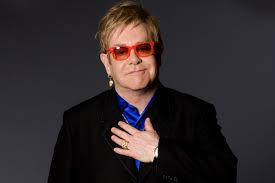
#> input picture download.jpg, 275 x 183 px
$ python disparity.py
#> lines starting #> are read from the running program, lines starting #| are printed output that depends on the picture
import numpy as np
import cv2

imgL = cv2.imread(r"download.jpg")
#> imgL is the input picture: shape (183, 275, 3); mean B, G, R 44.5, 42.2, 49.6
imgR = cv2.imread(r"download.jpg")
minDisparity = 16
numDisparities = 192 - minDisparity
blockSize = 5
uniquenessRatio = 1
speckleWindowSize = 3
speckleRange = 3
disp12MaxDiff = 200
P1 = 600
P2 = 2400

stereo = cv2.StereoSGBM_create(
    minDisparity=minDisparity,
    numDisparities=numDisparities,
    blockSize=blockSize,
    uniquenessRatio=uniquenessRatio,
    speckleRange=speckleRange,
    speckleWindowSize=speckleWindowSize,
    disp12MaxDiff=disp12MaxDiff,
    P1=P1,
    P2=P2)


def update(sliderValue=0):
#> called with sliderValue = 0
    stereo.setBlockSize(
        cv2.getTrackbarPos('blockSize', 'Disparity'))
    stereo.setUniquenessRatio(
        cv2.getTrackbarPos('uniquenessRatio', 'Disparity'))
    stereo.setSpeckleWindowSize(
        cv2.getTrackbarPos('speckleWindowSize', 'Disparity'))
    stereo.setSpeckleRange(
        cv2.getTrackbarPos('speckleRange', 'Disparity'))
    stereo.setDisp12MaxDiff(
        cv2.getTrackbarPos('disp12MaxDiff', 'Disparity'))

    disparity = stereo.compute(imgL, imgR).astype(np.float32) / 16.0
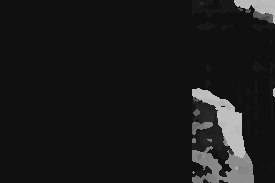
#> disparity: shape (183, 275) float32; min 15, max 191, mean 26
    cv2.imshow('Left', imgL)
    cv2.imshow('Right', imgR)
    cv2.imshow('Disparity',
               (disparity - minDisparity) / numDisparities)
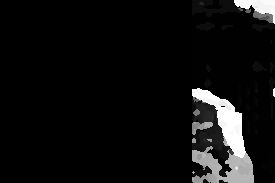
#> window 'Disparity': shape (183, 275) float32; min -0.00568, max 0.994, mean 0.0568; drawn with min black and max white


cv2.namedWindow('Disparity')
cv2.createTrackbar('blockSize', 'Disparity', blockSize, 21, update)
cv2.createTrackbar('uniquenessRatio', 'Disparity', uniquenessRatio, 50, update)
cv2.createTrackbar('speckleWindowSize', 'Disparity', speckleWindowSize, 200, update)
cv2.createTrackbar('speckleRange', 'Disparity', speckleRange, 50, update)
cv2.createTrackbar('disp12MaxDiff', 'Disparity', disp12MaxDiff, 250, update)

# Initialize the disparity map. Show the disparity map and images.
update()

# Wait for the user to press any key.
# Meanwhile, update() will be called anytime the user moves a slider.
cv2.waitKey()
